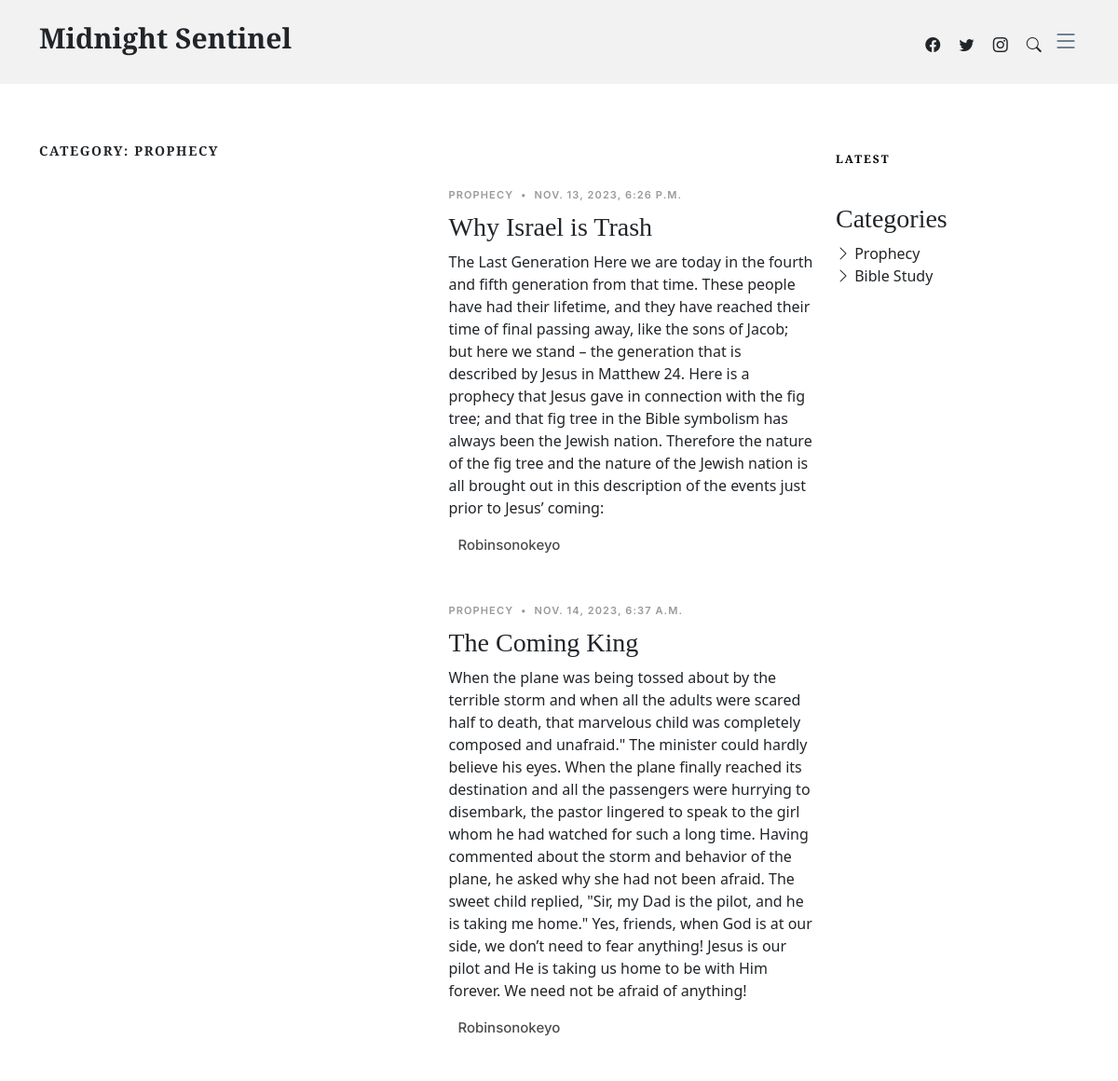
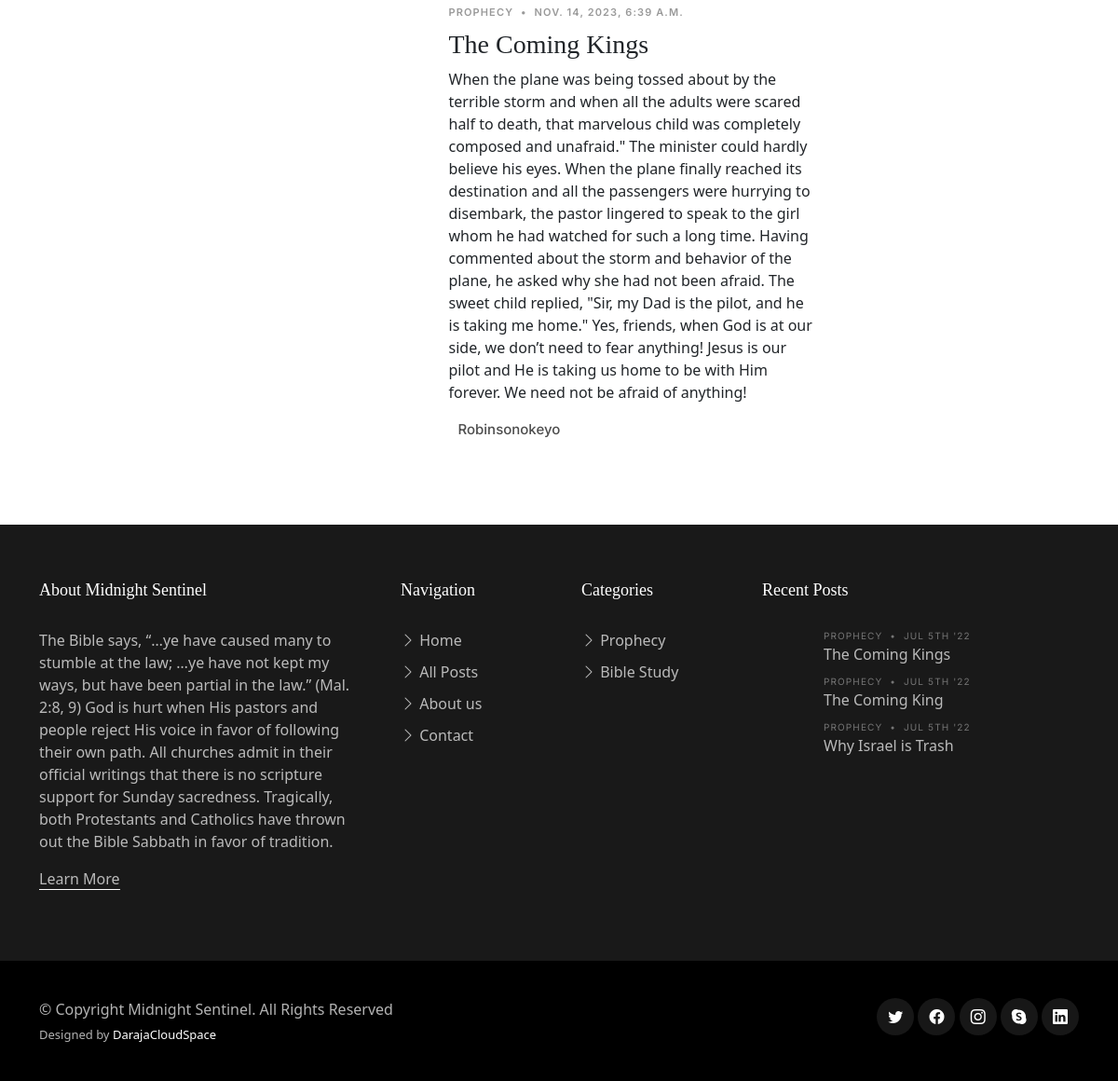
Page /category/Prophecy on the committed database (2 pictures, top to bottom).
### post/models.py (models this page shows, shortened)
class Category(models.Model):
    name = models.CharField(max_length=20)

class Post(models.Model):
    title = models.CharField(max_length=100)
    overview = models.TextField()
    content_post = models.TextField()
    timestamp = models.DateTimeField(default=timezone.now)
    comment_count =models.PositiveBigIntegerField(default=0)
    author = models.ForeignKey(Author, on_delete=models.CASCADE)
    thumbnail = models.ImageField()
    category = models.ForeignKey(Category, on_delete=models.PROTECT, default=1)
    featured = models.BooleanField()
    slug = models.SlugField(unique=True, blank=True)

class Author(models.Model):
    user = models.OneToOneField(User,on_delete=models.CASCADE)
    profile_picture = models.ImageField()
    def __str__(self):
        return self.user.username

class About(models.Model):
    ministry_name = models.CharField(max_length=50)
    ministry_history = models.TextField()
    ministry_pic = models.ImageField()
    ministry_mission = models.TextField()
    ministry_mission_pic = models.ImageField()
    latest_news_title = models.CharField(max_length=50)
    latest_news = models.TextField()
    team_description =models.TextField()

### post/views.py (the view)
# urls.py: path('category/<category>',views.CatListView.as_view(),name='category'),
class CatListView(ListView):
    template_name = 'Sentinel_App/category.html'
    context_object_name = 'catlist'
    def get_queryset(self):
        content ={
            'cat':self.kwargs['category'],
            'posts': Post.objects.filter(category__name=self.kwargs
            ['category'] ).filter(featured=True)
        }
        return content

### post/views.py (called while the page is built)
def category_list(request):
    categorys_list = Category.objects.all()
    category_posts =Post.objects.all()
    recent_posts = Post.objects.order_by('-timestamp')[:6]
    about_ministry = About.objects.all()
    latest_posts = Post.objects.order_by('-timestamp')[:6]
    context = {
        'category_list':categorys_list,
        'category_posts': category_posts,
        'recent_posts':recent_posts,
        'about_ministry':about_ministry,
        'latest_posts':latest_posts,
    }
    return context

### Sentinel_App/templates/Sentinel_App/category.html (shortened to what this page needs)
{% extends 'Sentinel_App/base.html' %}
{% block content %}
  <main id="main">
    <section>
      <div class="container">
        <div class="row">
          <div class="col-md-9" data-aos="fade-up">
            <h3 class="category-title">Category: {{catlist.cat}}</h3>
              {% for post in catlist.posts %}
            <div class="d-md-flex post-entry-2 half">
              <a href="{% url 'single_post' slug=post.slug %}" class="me-4 thumbnail">
              </a>
              <div>
                <div class="post-meta"><span class="date">{{catlist.cat}}</span> <span class="mx-1">&bullet;</span> <span>{{post.timestamp}}</span></div>
                <h3><a href="{% url 'single_post' slug=post.slug %}">{{post.title}}</a></h3>
                <p>{{post.overview}}</p>
                <div class="d-flex align-items-center author">
                  <div class="name">
                    <h3 class="m-0 p-0">{{post.author |title}}</h3>
                  </div>
                </div>
              </div>
            </div>
            {% endfor %}
          </div>
          <div class="col-md-3">
            <div class="aside-block">
              <ul class="nav nav-pills custom-tab-nav mb-4" id="pills-tab" role="tablist">
                <li class="nav-item" role="presentation">
                  <button class="nav-link" id="pills-latest-tab" data-bs-toggle="pill" data-bs-target="#pills-latest" type="button" role="tab" aria-controls="pills-latest" aria-selected="false">Latest</button>
                </li>
              </ul>
            </div>
            <div class="aside-block">
              <div class="col-6 col-lg-2">
                <h3 class="footer-heading">Categories</h3>
                <ul class="footer-links list-unstyled">
                  {% for category in category_list %}
                  <li>
                    <a class="dropdown-item" href="/category/{{category.name}}"><i class="bi bi-chevron-right"></i>
                      {{category.name |title}}
                    </a>
                  </li>
                  {% endfor %}
                </ul>
              </div>
            </div>
          </div>
        </div>
      </div>
    </section>
  </main>
 {% endblock %}

### Sentinel_App/templates/Sentinel_App/footer.html (shortened to what this page needs)
<footer id="footer" class="footer">
    <div class="footer-content">
      <div class="container">
        <div class="row g-5">
          <div class="col-lg-4">
            {% for about in about_ministry%}
            <h3 class="footer-heading">About {{ about.ministry_name }}</h3>
            <p>{{about.ministry_history}}</p>
            {%endfor%}
            <p><a href="{% url 'about' %}" class="footer-link-more">Learn More</a></p>
          </div>
          <div class="col-6 col-lg-2">
            <h3 class="footer-heading">Navigation</h3>
            <ul class="footer-links list-unstyled">
              <li><a href="{% url 'home' %}"><i class="bi bi-chevron-right"></i> Home</a></li>
              <li><a href="{% url 'all_posts' %}"><i class="bi bi-chevron-right"></i> All Posts</a></li>
              <li><a href="{% url 'about' %}"><i class="bi bi-chevron-right"></i> About us</a></li>
              <li><a href="{% url 'contact' %}"><i class="bi bi-chevron-right"></i> Contact</a></li>
            </ul>
          </div>
          <div class="col-6 col-lg-2">
            <h3 class="footer-heading">Categories</h3>
            <ul class="footer-links list-unstyled">
              {% for category in category_list %}
                 <li>
                 <a class="dropdown-item" href="/category/{{category.name}}"><i class="bi bi-chevron-right"></i>
                  {{category.name |title}}
                </a>
                 </li>
              {%endfor%}
            </ul>
          </div>
          <div class="col-lg-4">
            <h3 class="footer-heading">Recent Posts</h3>
            <ul class="footer-links footer-blog-entry list-unstyled">
              {% for obj in recent_posts %}
              <li>
                <a href="{% url 'single_post' slug=obj.slug %}" class="d-flex align-items-center">
                  <div>
                    <div class="post-meta d-block"><span class="date">{{ obj.category.name }}</span> <span class="mx-1">&bullet;</span> <span>Jul 5th '22</span></div>
                    <span>{{ obj.title }}</span>
                  </div>
                </a>
              </li>
              {% endfor %}
            </ul>
          </div>
        </div>
      </div>
    </div>
    <div class="footer-legal">
      <div class="container">
        <div class="row justify-content-between">
          <div class="col-md-6 text-center text-md-start mb-3 mb-md-0">
            <div class="copyright">
              © Copyright <strong><span>Midnight Sentinel</span></strong>. All Rights Reserved
            </div>
            <div class="credits">
              Designed by <a href="">DarajaCloudSpace</a>
            </div>
          </div>
          <div class="col-md-6">
            <div class="social-links mb-3 mb-lg-0 text-center text-md-end">
              <a href="#" class="twitter"><i class="bi bi-twitter"></i></a>
              <a href="#" class="facebook"><i class="bi bi-facebook"></i></a>
              <a href="#" class="instagram"><i class="bi bi-instagram"></i></a>
              <a href="#" class="google-plus"><i class="bi bi-skype"></i></a>
              <a href="#" class="linkedin"><i class="bi bi-linkedin"></i></a>
            </div>
          </div>
        </div>
      </div>
    </div>
  </footer>

### static/css/variables.css (style rules this page uses)
:root { --font-default: 'EB Garamond', system-ui, -apple-system, "Segoe UI", Roboto, "Helvetica Neue", Arial, "Noto Sans", "Liberation Sans", sans-serif, "Apple Color Emoji", "Segoe UI Emoji", "Segoe UI Symbol", "Noto Color Emoji"; --font-primary: 'EB Garamond', serif; --font-secondary: 'Inter', sans-serif; --color-default: #212529; --color-default-rgb: 33, 37, 41; --color-links: #212529; --color-links-hover: #15171a; --color-primary: #212529; --color-primary-light: #26282c; --color-primary-dark: #0b0c0e; --color-primary-rgb: 33, 37, 41; --color-primary-light-rgb: 38, 40, 44; --color-primary-dark-rgb: 11, 12, 14; --color-secondary: #596d80; --color-secondary-light: #8498aa; --color-secondary-dark: #404f5c; --color-secondary-rgb: 89, 109, 128; --color-secondary-light-rgb: 132, 152, 170; --color-secondary-dark-rgb: 64, 79, 92; --color-blue: #0d6efd; --color-blue-rgb: 13, 110, 253; --color-indigo: #6610f2; --color-indigo-rgb: 102, 16, 242; --color-purple: #6f42c1; --color-purple-rgb: 111, 66, 193; --color-pink: #f3268c; --color-pink-rgb: 243, 38, 140; --color-red: #df1529; --color-red-rgb: 223, 21, 4; --color-orange: #fd7e14; --color-orange-rgb: 253, 126, 20; --color-yellow: #ffc107; --color-yellow-rgb: 255, 193, 7; --color-green: #059652; --color-green-rgb: 5, 150, 82; --color-teal: #20c997; --color-teal-rgb: 32, 201, 151; --color-cyan: #0dcaf0; --color-cyan-rgb: 13, 202, 240; --color-white: #ffffff; --color-white-rgb: 255, 255, 255; --color-gray: #6c757d; --color-gray-rgb: 108, 117, 125; --color-black: #000000; --color-black-rgb: 0, 0, 0; }
:root { --bs-blue: var(--color-blue); --bs-indigo: var(--color-indigo); --bs-purple: var(--color-purple); --bs-pink: var(--color-pink); --bs-red: var(--color-red); --bs-orange: var(--color-orange); --bs-yellow: var(--color-yellow); --bs-green: var(--color-green); --bs-teal: var(--color-teal); --bs-cyan: var(--color-cyan); --bs-white: var(--color-white); --bs-gray: var(--color-gray); --bs-gray-dark: #343a40; --bs-gray-100: #f8f9fa; --bs-gray-200: #e9ecef; --bs-gray-300: #dee2e6; --bs-gray-400: #ced4da; --bs-gray-500: #adb5bd; --bs-gray-600: #6c757d; --bs-gray-700: #495057; --bs-gray-800: #343a40; --bs-gray-900: #212529; --bs-primary: var(--color-blue); --bs-secondary: var(--color-blue); --bs-success: #198754; --bs-info: #0dcaf0; --bs-warning: #ffc107; --bs-danger: #dc3545; --bs-light: #f8f9fa; --bs-dark: #212529; --bs-primary-rgb: var(--color-primary-rgb); --bs-secondary-rgb: var(--color-secondary-rgb); --bs-success-rgb: 25, 135, 84; --bs-info-rgb: 13, 202, 240; --bs-warning-rgb: 255, 193, 7; --bs-danger-rgb: 220, 53, 69; --bs-light-rgb: 248, 249, 250; --bs-dark-rgb: 33, 37, 41; --bs-white-rgb: var(--color-white-rgb); --bs-black-rgb: var(--color-black-rgb); --bs-body-color-rgb: var(--color-default-rgb); --bs-body-bg-rgb: 255, 255, 255; --bs-font-sans-serif: var(--font-default); --bs-font-monospace: SFMono-Regular, Menlo, Monaco, Consolas, "Liberation Mono", "Courier New", monospace; --bs-gradient: linear-gradient(180deg, rgba(255, 255, 255, 0.15), rgba(255, 255, 255, 0)); --bs-body-font-family: var(--font-default); --bs-body-font-size: 1rem; --bs-body-font-weight: 400; --bs-body-line-height: 1.5; --bs-body-color: var(--color-default); --bs-body-bg: #fff; }

### rows in the picture
Category: cat "PROPHECY", name "Prophecy"
Post: cat "PROPHECY", timestamp "NOV. 13, 2023, 6:26 P.M.", title "Why Israel is Trash", overview "The Last Generation Here we are today in the fourth and fifth generation from that time. These people have had their lifetime, and they have reached their time of final passing away, like the sons of Jacob; but here we stand – the generation that is described by Jesus in Matthew 24. Here is a prophecy that Jesus gave in connection with the fig tree; and that fig tree in the Bible symbolism has always been the Jewish nation. Therefore the nature of the fig tree and the nature of the Jewish nation is all brought out in this description of the events just prior to Jesus’ coming:", author "Robinsonokeyo", category.name "PROPHECY"
Post: cat "PROPHECY", timestamp "NOV. 14, 2023, 6:37 A.M.", title "The Coming King", overview "When the plane was being tossed about by the terrible storm and when all the adults were scared half to death, that marvelous child was completely composed and unafraid.\" The minister could hardly believe his eyes. When the plane finally reached its destination and all the passengers were hurrying to disembark, the pastor lingered to speak to the girl whom he had watched for such a long time. Having commented about the storm and behavior of the plane, he asked why she had not been afraid. The sweet child replied, \"Sir, my Dad is the pilot, and he is taking me home.\" Yes, friends, when God is at our side, we don’t need to fear anything! Jesus is our pilot and He is taking us home to be with…", author "Robinsonokeyo", category.name "PROPHECY"
Post: cat "PROPHECY", timestamp "NOV. 14, 2023, 6:39 A.M.", title "The Coming Kings", overview "When the plane was being tossed about by the terrible storm and when all the adults were scared half to death, that marvelous child was completely composed and unafraid.\" The minister could hardly believe his eyes. When the plane finally reached its destination and all the passengers were hurrying to disembark, the pastor lingered to speak to the girl whom he had watched for such a long time. Having commented about the storm and behavior of the plane, he asked why she had not been afraid. The sweet child replied, \"Sir, my Dad is the pilot, and he is taking me home.\" Yes, friends, when God is at our side, we don’t need to fear anything! Jesus is our pilot and He is taking us home to be with…", author "Robinsonokeyo", category.name "PROPHECY"
Category: name "Bible Study"
About: ministry_name "Midnight Sentinel", ministry_history "The Bible says, “…ye have caused many to stumble at the law; …ye have not kept my ways, but have been partial in the law.” (Mal. 2:8, 9) God is hurt when His pastors and people reject His voice in favor of following their own path. All churches admit in their official writings that there is no scripture support for Sunday sacredness. Tragically, both Protestants and Catholics have thrown out the Bible Sabbath in favor of tradition."
